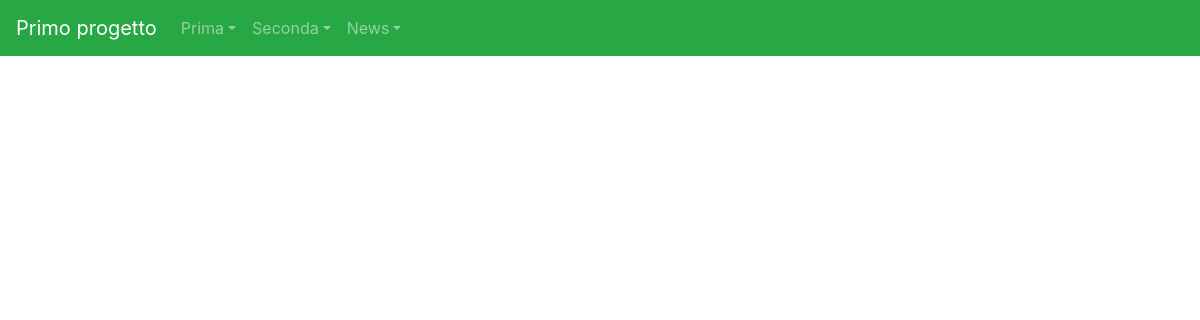
Before: /news/lista_articoli/8 with the older database file.
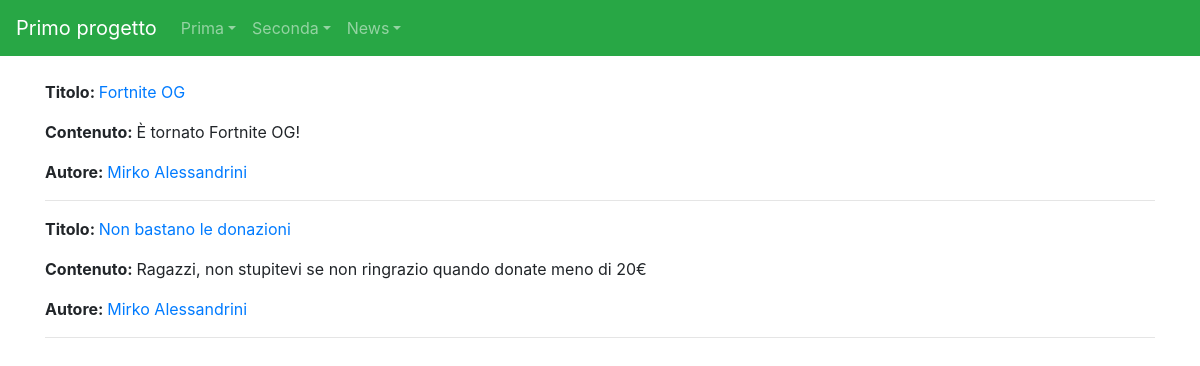
After: the same page with the newer database file.
### news/models.py (models this page shows)
class Articolo(models.Model):
    titolo = models.CharField(max_length = 100)
    contenuto = models.TextField()
    giornalista = models.ForeignKey(Giornalista, on_delete = models.CASCADE, related_name = "articoli")
    data = models.DateField(auto_now = True, blank = True)
    visualizzazioni = models.IntegerField(default = 0, blank = True)
    def __str__(self):
        return self.titolo
    class Meta:
        verbose_name = "Articolo"
        verbose_name_plural = "Articoli"

class Giornalista(models.Model):
    nome = models.CharField(max_length = 20)
    cognome = models.CharField(max_length = 20)
    anno_di_nascita = models.DateField(blank = True)
    def __str__(self):
        return self.nome + " " + self.cognome
    class Meta:
        verbose_name = "Giornalista"
        verbose_name_plural = "Giornalisti"

### news/views.py (the view)
# urls.py: path("lista_articoli/<int:pk>", listaArticoli, name = "lista_articoli_giornalista"),
def listaArticoli(request, pk = None):
    if(pk == None):
        articoli = Articolo.objects.all()
        context = {
                   'articoli': articoli,
                   'all': True
                   }
    else:
        articoli = Articolo.objects.filter(giornalista_id = pk)
        context = {
                   'articoli': articoli,
                   'all': False
                   }
        print(articoli)
    return render(request, 'lista_articoli.html', context)

### news/templates/lista_articoli.html (shortened to what this page needs)
{% extends "base.html"%}
{%block content%}
    {% for articolo in articoli %}
        <p><strong>Titolo: </strong><a href = "{% url 'news:articolo_detail' articolo.id %}">{{articolo.titolo}}</a></p>
        <p><strong>Contenuto: </strong>{{articolo.contenuto}}</p>
        <p><strong>Autore: </strong><a href = "{% url 'news:giornalista_detail' articolo.giornalista.id %}">{{articolo.giornalista}}</a></p>
        <hr>
    {%endfor%}
{%endblock content%}

Changed rows visible on the page:
added Articolo: titolo "Fortnite OG", contenuto "È tornato Fortnite OG!", giornalista "Mirko Alessandrini"
added Articolo: titolo "Non bastano le donazioni", contenuto "Ragazzi, non stupitevi se non ringrazio quando donate meno di 20€", giornalista "Mirko Alessandrini"
